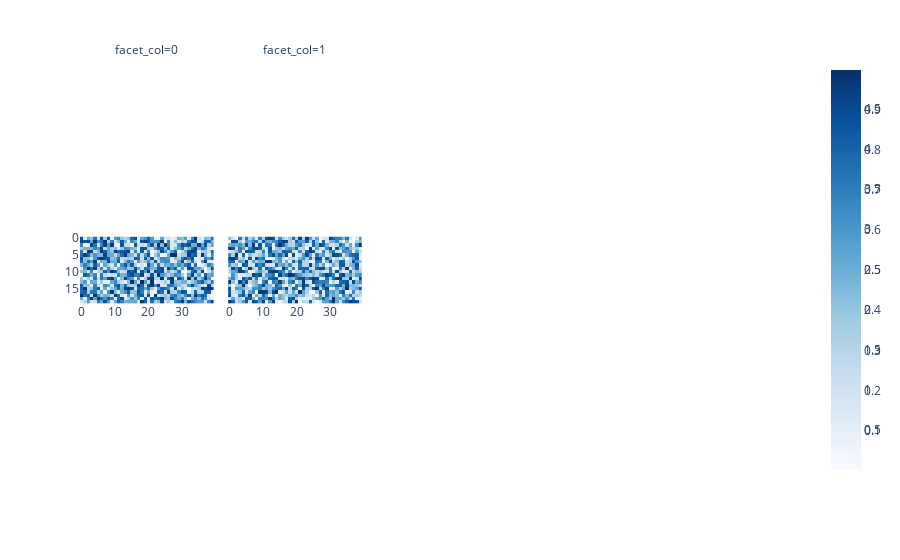

Write notebook code for a chart like this one.
### Code cell
fig.update_traces(zmax=1, selector=dict(type='heatmap'))
# fig.data[0].update(zmax=[0.1,0.1,0.1,0.1], zauto=False)
fig.update_traces(coloraxis=None, selector=dict(type='heatmap'))
# fig = px.imshow(img,zmin=0,zmax=.1, facet_col=0, binary_string=True, facet_col_wrap=5)
# fig.update_traces(z=1)

fig.show()

### Figure 1 — Plotly figure (JSON) as saved in the notebook; plotly's stock layout.template omitted (floating-point values rounded to 4 significant figures; data arrays with more than 128 entries replaced by an {"elided": "..."} marker saying what was removed)
{"data": [{"colorscale": [[0, "rgb(247,251,255)"], [0.125, "rgb(222,235,247)"], [0.25, "rgb(198,219,239)"], [0.375, "rgb(158,202,225)"], [0.5, "rgb(107,174,214)"], [0.625, "rgb(66,146,198)"], [0.75, "rgb(33,113,181)"], [0.875, "rgb(8,81,156)"], [1, "rgb(8,48,107)"]], "hovertemplate": "x: %{x}<br>y: %{y}<br>color: %{z}<extra></extra>", "name": "0", "type": "heatmap", "xaxis": "x", "yaxis": "y", "z": {"elided": "20x40 float values"}, "zmax": 1}, {"colorscale": [[0, "rgb(247,251,255)"], [0.125, "rgb(222,235,247)"], [0.25, "rgb(198,219,239)"], [0.375, "rgb(158,202,225)"], [0.5, "rgb(107,174,214)"], [0.625, "rgb(66,146,198)"], [0.75, "rgb(33,113,181)"], [0.875, "rgb(8,81,156)"], [1, "rgb(8,48,107)"]], "hovertemplate": "x: %{x}<br>y: %{y}<br>color: %{z}<extra></extra>", "name": "1", "type": "heatmap", "xaxis": "x2", "yaxis": "y2", "z": {"elided": "20x40 float values"}, "zmax": 1}], "layout": {"annotations": [{"font": {}, "showarrow": false, "text": "facet_col=0", "x": 0.092, "xanchor": "center", "xref": "paper", "y": 1, "yanchor": "bottom", "yref": "paper"}, {"font": {}, "showarrow": false, "text": "facet_col=1", "x": 0.296, "xanchor": "center", "xref": "paper", "y": 1, "yanchor": "bottom", "yref": "paper"}], "coloraxis": {"cmax": 0.1, "cmin": 0, "colorscale": [[0, "#0d0887"], [0.1111, "#46039f"], [0.2222, "#7201a8"], [0.3333, "#9c179e"], [0.4444, "#bd3786"], [0.5556, "#d8576b"], [0.6667, "#ed7953"], [0.7778, "#fb9f3a"], [0.8889, "#fdca26"], [1, "#f0f921"]]}, "margin": {"t": 60}, "xaxis": {"anchor": "y", "constrain": "domain", "domain": [0, 0.184], "scaleanchor": "y"}, "xaxis2": {"anchor": "y2", "domain": [0.204, 0.388], "matches": "x"}, "xaxis3": {"anchor": "y3", "domain": [0.408, 0.592], "matches": "x"}, "xaxis4": {"anchor": "y4", "domain": [0.612, 0.796], "matches": "x"}, "xaxis5": {"anchor": "y5", "domain": [0.816, 1], "matches": "x"}, "yaxis": {"anchor": "x", "autorange": "reversed", "constrain": "domain", "domain": [0, 1]}, "yaxis2": {"anchor": "x2", "domain": [0, 1], "matches": "y", "showticklabels": false}, "yaxis3": {"anchor": "x3", "domain": [0, 1], "matches": "y", "showticklabels": false}, "yaxis4": {"anchor": "x4", "domain": [0, 1], "matches": "y", "showticklabels": false}, "yaxis5": {"anchor": "x5", "domain": [0, 1], "matches": "y", "showticklabels": false}}}
